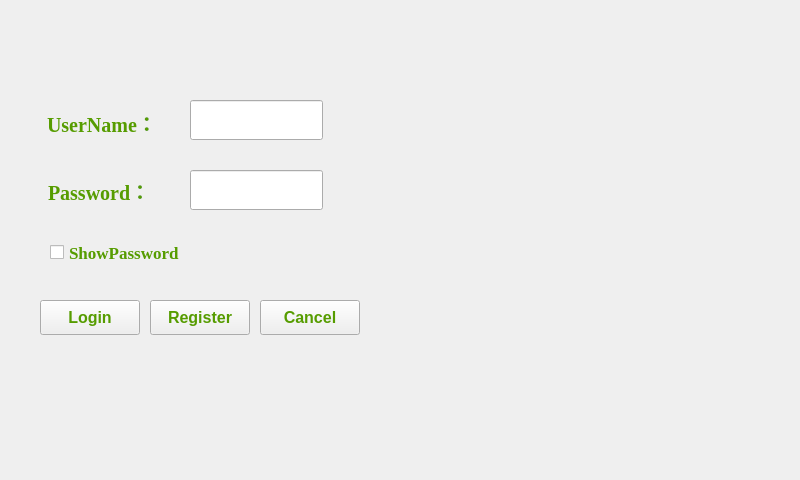
<?xml version="1.0" encoding="UTF-8"?>
<ui version="4.0">
 <class>LoginForm</class>
 <widget class="QWidget" name="LoginForm">
  <property name="geometry">
   <rect>
    <x>0</x>
    <y>0</y>
    <width>800</width>
    <height>480</height>
   </rect>
  </property>
  <property name="minimumSize">
   <size>
    <width>800</width>
    <height>480</height>
   </size>
  </property>
  <property name="maximumSize">
   <size>
    <width>800</width>
    <height>480</height>
   </size>
  </property>
  <property name="cursor">
   <cursorShape>BlankCursor</cursorShape>
  </property>
  <property name="windowTitle">
   <string>Form</string>
  </property>
  <property name="windowIcon">
   <iconset resource="../pic_ico.qrc">
    <normaloff>:/ico/pic_ico/house.png</normaloff>:/ico/pic_ico/house.png</iconset>
  </property>
  <property name="styleSheet">
   <string notr="true"/>
  </property>
  <widget class="QPushButton" name="Btn_register">
   <property name="geometry">
    <rect>
     <x>150</x>
     <y>300</y>
     <width>100</width>
     <height>35</height>
    </rect>
   </property>
   <property name="minimumSize">
    <size>
     <width>45</width>
     <height>35</height>
    </size>
   </property>
   <property name="palette">
    <palette>
     <active>
      <colorrole role="WindowText">
       <brush brushstyle="SolidPattern">
        <color alpha="255">
         <red>0</red>
         <green>0</green>
         <blue>255</blue>
        </color>
       </brush>
      </colorrole>
      <colorrole role="ButtonText">
       <brush brushstyle="SolidPattern">
        <color alpha="255">
         <red>86</red>
         <green>156</green>
         <blue>0</blue>
        </color>
       </brush>
      </colorrole>
     </active>
     <inactive>
      <colorrole role="WindowText">
       <brush brushstyle="SolidPattern">
        <color alpha="255">
         <red>0</red>
         <green>0</green>
         <blue>255</blue>
        </color>
       </brush>
      </colorrole>
      <colorrole role="ButtonText">
       <brush brushstyle="SolidPattern">
        <color alpha="255">
         <red>86</red>
         <green>156</green>
         <blue>0</blue>
        </color>
       </brush>
      </colorrole>
     </inactive>
     <disabled>
      <colorrole role="WindowText">
       <brush brushstyle="SolidPattern">
        <color alpha="255">
         <red>118</red>
         <green>116</green>
         <blue>108</blue>
        </color>
       </brush>
      </colorrole>
      <colorrole role="ButtonText">
       <brush brushstyle="SolidPattern">
        <color alpha="255">
         <red>118</red>
         <green>116</green>
         <blue>108</blue>
        </color>
       </brush>
      </colorrole>
     </disabled>
    </palette>
   </property>
   <property name="font">
    <font>
     <pointsize>12</pointsize>
     <weight>75</weight>
     <bold>true</bold>
    </font>
   </property>
   <property name="cursor">
    <cursorShape>BlankCursor</cursorShape>
   </property>
   <property name="focusPolicy">
    <enum>Qt::NoFocus</enum>
   </property>
   <property name="text">
    <string>Register</string>
   </property>
  </widget>
  <widget class="QLabel" name="Lb_usrName">
   <property name="geometry">
    <rect>
     <x>47</x>
     <y>102</y>
     <width>135</width>
     <height>41</height>
    </rect>
   </property>
   <property name="palette">
    <palette>
     <active>
      <colorrole role="WindowText">
       <brush brushstyle="SolidPattern">
        <color alpha="255">
         <red>86</red>
         <green>156</green>
         <blue>0</blue>
        </color>
       </brush>
      </colorrole>
      <colorrole role="ButtonText">
       <brush brushstyle="SolidPattern">
        <color alpha="255">
         <red>0</red>
         <green>0</green>
         <blue>255</blue>
        </color>
       </brush>
      </colorrole>
     </active>
     <inactive>
      <colorrole role="WindowText">
       <brush brushstyle="SolidPattern">
        <color alpha="255">
         <red>86</red>
         <green>156</green>
         <blue>0</blue>
        </color>
       </brush>
      </colorrole>
      <colorrole role="ButtonText">
       <brush brushstyle="SolidPattern">
        <color alpha="255">
         <red>0</red>
         <green>0</green>
         <blue>255</blue>
        </color>
       </brush>
      </colorrole>
     </inactive>
     <disabled>
      <colorrole role="WindowText">
       <brush brushstyle="SolidPattern">
        <color alpha="255">
         <red>118</red>
         <green>116</green>
         <blue>108</blue>
        </color>
       </brush>
      </colorrole>
      <colorrole role="ButtonText">
       <brush brushstyle="SolidPattern">
        <color alpha="255">
         <red>118</red>
         <green>116</green>
         <blue>108</blue>
        </color>
       </brush>
      </colorrole>
     </disabled>
    </palette>
   </property>
   <property name="font">
    <font>
     <family>Times New Roman</family>
     <pointsize>15</pointsize>
     <weight>75</weight>
     <bold>true</bold>
    </font>
   </property>
   <property name="cursor">
    <cursorShape>BlankCursor</cursorShape>
   </property>
   <property name="text">
    <string>UserName：</string>
   </property>
  </widget>
  <widget class="QPushButton" name="Btn_cancel">
   <property name="geometry">
    <rect>
     <x>260</x>
     <y>300</y>
     <width>100</width>
     <height>35</height>
    </rect>
   </property>
   <property name="minimumSize">
    <size>
     <width>45</width>
     <height>35</height>
    </size>
   </property>
   <property name="palette">
    <palette>
     <active>
      <colorrole role="WindowText">
       <brush brushstyle="SolidPattern">
        <color alpha="255">
         <red>0</red>
         <green>0</green>
         <blue>255</blue>
        </color>
       </brush>
      </colorrole>
      <colorrole role="ButtonText">
       <brush brushstyle="SolidPattern">
        <color alpha="255">
         <red>86</red>
         <green>156</green>
         <blue>0</blue>
        </color>
       </brush>
      </colorrole>
     </active>
     <inactive>
      <colorrole role="WindowText">
       <brush brushstyle="SolidPattern">
        <color alpha="255">
         <red>0</red>
         <green>0</green>
         <blue>255</blue>
        </color>
       </brush>
      </colorrole>
      <colorrole role="ButtonText">
       <brush brushstyle="SolidPattern">
        <color alpha="255">
         <red>86</red>
         <green>156</green>
         <blue>0</blue>
        </color>
       </brush>
      </colorrole>
     </inactive>
     <disabled>
      <colorrole role="WindowText">
       <brush brushstyle="SolidPattern">
        <color alpha="255">
         <red>118</red>
         <green>116</green>
         <blue>108</blue>
        </color>
       </brush>
      </colorrole>
      <colorrole role="ButtonText">
       <brush brushstyle="SolidPattern">
        <color alpha="255">
         <red>118</red>
         <green>116</green>
         <blue>108</blue>
        </color>
       </brush>
      </colorrole>
     </disabled>
    </palette>
   </property>
   <property name="font">
    <font>
     <pointsize>12</pointsize>
     <weight>75</weight>
     <bold>true</bold>
    </font>
   </property>
   <property name="cursor">
    <cursorShape>BlankCursor</cursorShape>
   </property>
   <property name="focusPolicy">
    <enum>Qt::NoFocus</enum>
   </property>
   <property name="text">
    <string>Cancel</string>
   </property>
  </widget>
  <widget class="QLineEdit" name="Edit_usrName">
   <property name="geometry">
    <rect>
     <x>190</x>
     <y>100</y>
     <width>133</width>
     <height>40</height>
    </rect>
   </property>
   <property name="sizePolicy">
    <sizepolicy hsizetype="Expanding" vsizetype="Fixed">
     <horstretch>0</horstretch>
     <verstretch>0</verstretch>
    </sizepolicy>
   </property>
   <property name="minimumSize">
    <size>
     <width>120</width>
     <height>40</height>
    </size>
   </property>
   <property name="cursor">
    <cursorShape>BlankCursor</cursorShape>
   </property>
  </widget>
  <widget class="QCheckBox" name="checkBox_showPwd">
   <property name="geometry">
    <rect>
     <x>50</x>
     <y>230</y>
     <width>211</width>
     <height>45</height>
    </rect>
   </property>
   <property name="minimumSize">
    <size>
     <width>120</width>
     <height>45</height>
    </size>
   </property>
   <property name="palette">
    <palette>
     <active>
      <colorrole role="WindowText">
       <brush brushstyle="SolidPattern">
        <color alpha="255">
         <red>86</red>
         <green>156</green>
         <blue>0</blue>
        </color>
       </brush>
      </colorrole>
     </active>
     <inactive>
      <colorrole role="WindowText">
       <brush brushstyle="SolidPattern">
        <color alpha="255">
         <red>86</red>
         <green>156</green>
         <blue>0</blue>
        </color>
       </brush>
      </colorrole>
     </inactive>
     <disabled>
      <colorrole role="WindowText">
       <brush brushstyle="SolidPattern">
        <color alpha="255">
         <red>118</red>
         <green>116</green>
         <blue>108</blue>
        </color>
       </brush>
      </colorrole>
     </disabled>
    </palette>
   </property>
   <property name="font">
    <font>
     <family>Times New Roman</family>
     <pointsize>13</pointsize>
     <weight>75</weight>
     <bold>true</bold>
    </font>
   </property>
   <property name="cursor">
    <cursorShape>BlankCursor</cursorShape>
   </property>
   <property name="text">
    <string>ShowPassword</string>
   </property>
  </widget>
  <widget class="QPushButton" name="Btn_login">
   <property name="geometry">
    <rect>
     <x>40</x>
     <y>300</y>
     <width>100</width>
     <height>35</height>
    </rect>
   </property>
   <property name="minimumSize">
    <size>
     <width>45</width>
     <height>35</height>
    </size>
   </property>
   <property name="palette">
    <palette>
     <active>
      <colorrole role="WindowText">
       <brush brushstyle="SolidPattern">
        <color alpha="255">
         <red>86</red>
         <green>156</green>
         <blue>0</blue>
        </color>
       </brush>
      </colorrole>
      <colorrole role="ButtonText">
       <brush brushstyle="SolidPattern">
        <color alpha="255">
         <red>86</red>
         <green>156</green>
         <blue>0</blue>
        </color>
       </brush>
      </colorrole>
     </active>
     <inactive>
      <colorrole role="WindowText">
       <brush brushstyle="SolidPattern">
        <color alpha="255">
         <red>86</red>
         <green>156</green>
         <blue>0</blue>
        </color>
       </brush>
      </colorrole>
      <colorrole role="ButtonText">
       <brush brushstyle="SolidPattern">
        <color alpha="255">
         <red>86</red>
         <green>156</green>
         <blue>0</blue>
        </color>
       </brush>
      </colorrole>
     </inactive>
     <disabled>
      <colorrole role="WindowText">
       <brush brushstyle="SolidPattern">
        <color alpha="255">
         <red>118</red>
         <green>116</green>
         <blue>108</blue>
        </color>
       </brush>
      </colorrole>
      <colorrole role="ButtonText">
       <brush brushstyle="SolidPattern">
        <color alpha="255">
         <red>118</red>
         <green>116</green>
         <blue>108</blue>
        </color>
       </brush>
      </colorrole>
     </disabled>
    </palette>
   </property>
   <property name="font">
    <font>
     <pointsize>12</pointsize>
     <weight>75</weight>
     <bold>true</bold>
    </font>
   </property>
   <property name="cursor">
    <cursorShape>BlankCursor</cursorShape>
   </property>
   <property name="focusPolicy">
    <enum>Qt::NoFocus</enum>
   </property>
   <property name="text">
    <string>Login</string>
   </property>
  </widget>
  <widget class="QLineEdit" name="Edit_pwd">
   <property name="geometry">
    <rect>
     <x>190</x>
     <y>170</y>
     <width>133</width>
     <height>40</height>
    </rect>
   </property>
   <property name="sizePolicy">
    <sizepolicy hsizetype="Expanding" vsizetype="Fixed">
     <horstretch>0</horstretch>
     <verstretch>0</verstretch>
    </sizepolicy>
   </property>
   <property name="minimumSize">
    <size>
     <width>120</width>
     <height>40</height>
    </size>
   </property>
   <property name="font">
    <font>
     <pointsize>6</pointsize>
    </font>
   </property>
   <property name="cursor">
    <cursorShape>BlankCursor</cursorShape>
   </property>
   <property name="inputMask">
    <string/>
   </property>
   <property name="echoMode">
    <enum>QLineEdit::Password</enum>
   </property>
  </widget>
  <widget class="QLabel" name="Lb_pwd">
   <property name="geometry">
    <rect>
     <x>48</x>
     <y>170</y>
     <width>135</width>
     <height>41</height>
    </rect>
   </property>
   <property name="palette">
    <palette>
     <active>
      <colorrole role="WindowText">
       <brush brushstyle="SolidPattern">
        <color alpha="255">
         <red>86</red>
         <green>156</green>
         <blue>0</blue>
        </color>
       </brush>
      </colorrole>
     </active>
     <inactive>
      <colorrole role="WindowText">
       <brush brushstyle="SolidPattern">
        <color alpha="255">
         <red>86</red>
         <green>156</green>
         <blue>0</blue>
        </color>
       </brush>
      </colorrole>
     </inactive>
     <disabled>
      <colorrole role="WindowText">
       <brush brushstyle="SolidPattern">
        <color alpha="255">
         <red>118</red>
         <green>116</green>
         <blue>108</blue>
        </color>
       </brush>
      </colorrole>
     </disabled>
    </palette>
   </property>
   <property name="font">
    <font>
     <family>Times New Roman</family>
     <pointsize>15</pointsize>
     <weight>75</weight>
     <bold>true</bold>
    </font>
   </property>
   <property name="cursor">
    <cursorShape>BlankCursor</cursorShape>
   </property>
   <property name="text">
    <string>Password：</string>
   </property>
  </widget>
 </widget>
 <resources>
  <include location="../pic_ico.qrc"/>
 </resources>
 <connections/>
</ui>
